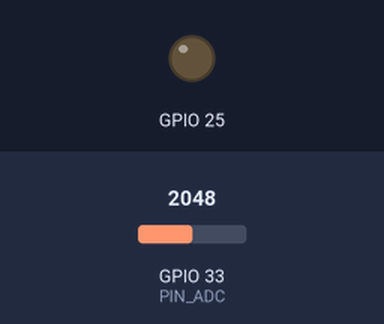
Simulated run of this program. Board: ESP32. Parts: output pins drawn as LEDs (lit = HIGH). The test bench sets the inputs (shaded band); at power-on: GPIO 33 (PIN_ADC) = 2048 (analog values on the 0–4095 scale).

Above: at 0.0 s.
At 19.73 s:
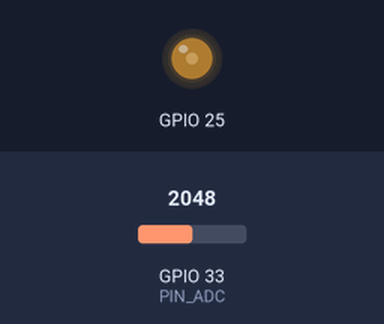
At 39.72 s:
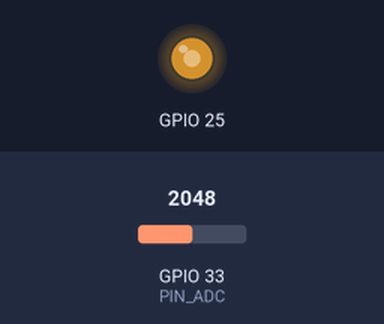
Timing chart, 0 to 40.0 s (numbered marks = the images above):
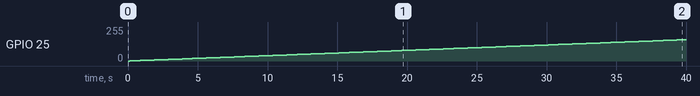

Measured:
- by itself, GPIO 25: moves from 0/255 to 160/255 over 39.7 s

The program:

main.cpp
```cpp
/*---------------------------------------------------------------------------*\

    E ngineering | Bosch ETS: Engineering Technical School
    T echnical   | IIoT Training: Industrial Internet of Things
    S chool      | Powertrain Solutions @ Bosch Brazil

\*---------------------------------------------------------------------------*/

/*--- Includes ---*/
#include "driver/dac.h"
#include <Arduino.h>

/*--- Hardware mapping ---*/
const uint8_t PIN_ADC = 33;
#define PIN_DAC DAC_CHANNEL_1

/*--- Constants ---*/
const uint32_t ADC_BITS = 12;
const uint32_t ADC_MAX = 4096;

/*--- Variables ---*/
float results[ADC_MAX] = { 0 };

/*--- Functions ---*/
void buildLUT(uint8_t samples = 128, uint8_t delay = 10)
{
    for (uint16_t i = 0; i < ADC_MAX; i++)
    {
        dac_output_voltage(PIN_DAC, round(static_cast<float>(i) * 256.0f
                                          / static_cast<float>(ADC_MAX)));
        for (uint8_t j = 0; j < samples; j++)
        {
            delayMicroseconds(delay);
            results[i] += static_cast<float>(analogRead(PIN_ADC))
                          / static_cast<float>(samples);
        }
    }
}

/*--- Setup ---*/
void setup()
{
    // Hardware mapping
    pinMode(PIN_ADC, INPUT);
    analogReadResolution(ADC_BITS);
    dac_output_enable(PIN_DAC);
    dac_output_voltage(PIN_DAC, 0);

    // Serial communication
    Serial.begin(115200);
}

/*--- Loop ---*/
void loop()
{
    buildLUT();

    Serial.println("const float ADC_LUT[4096] = { 0,");

    for (uint16_t i = 1; i < ADC_MAX; i++)
    {
        Serial.print(results[i], 4);
        Serial.print(", ");
        if ((i + 1) % 16 == 0) { Serial.println(); }
    }

    Serial.println("};");
}
```
